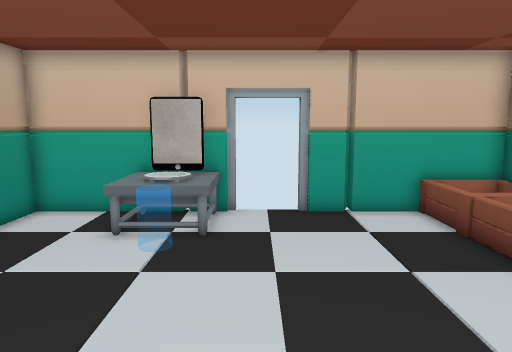
view 1 (above)

15 first-person views from a walk through a scene from a Unity 3-D project. The camera is 1.5 m above the floor, tilts 8° down and sees 70° across. The floor is counted in squares, 0.5 m on a side. Each view is taken from the middle of a square. On the plan, view 1 faces up. The plan holds only what a view shows up to about 20 squares ahead; the rest is blank. The place goes on beyond the plan. The player is left out. Door leaves are left out, so doorways stand open.

view 2
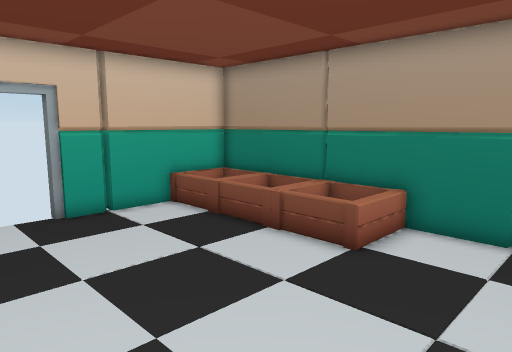

view 3
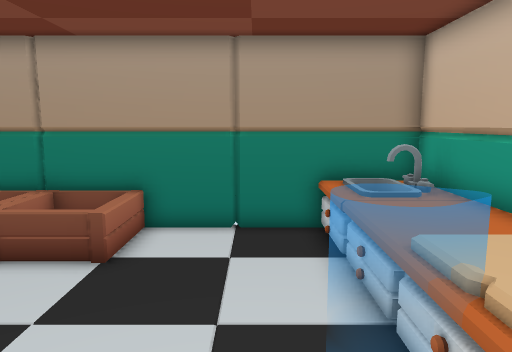

view 4
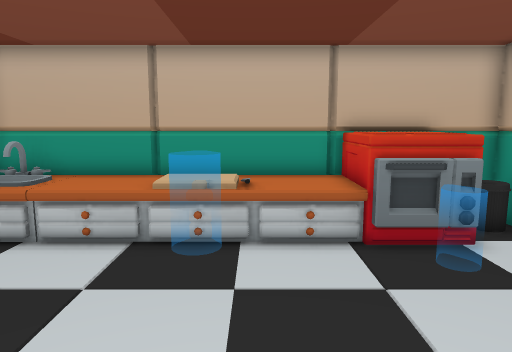

view 5
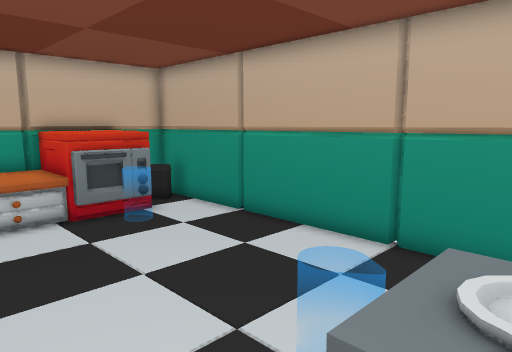

view 6
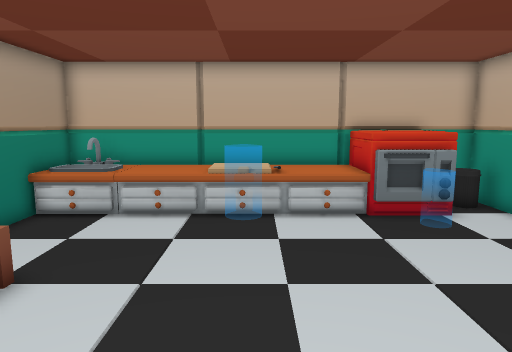

view 7
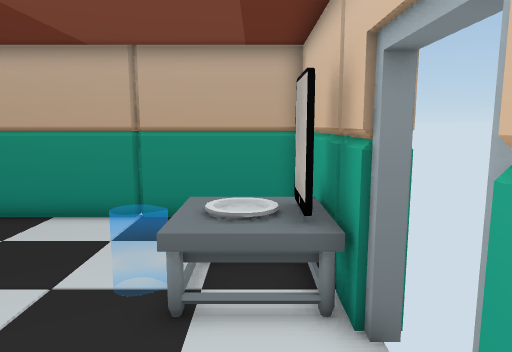

view 8
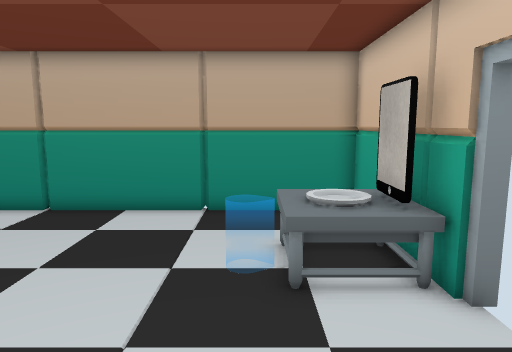

view 9
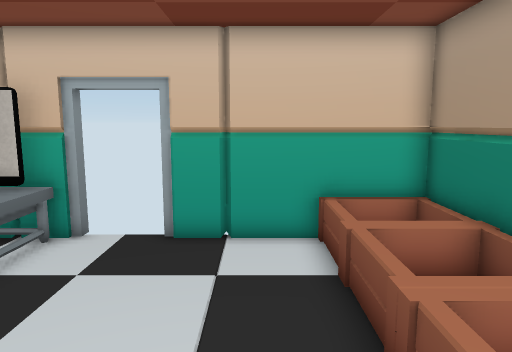

view 10
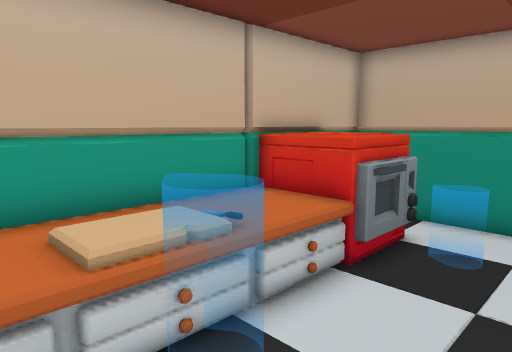

view 11
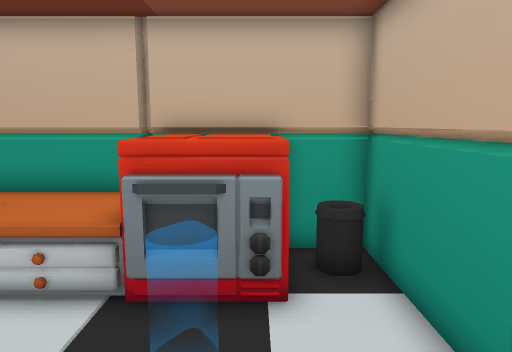

view 12
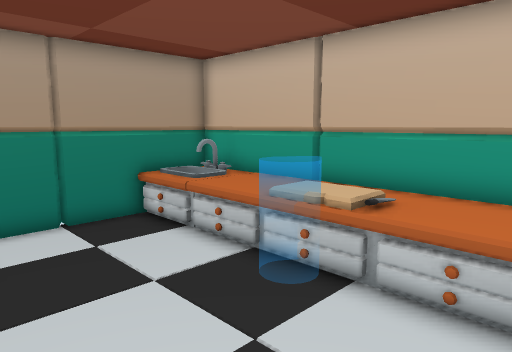

view 13
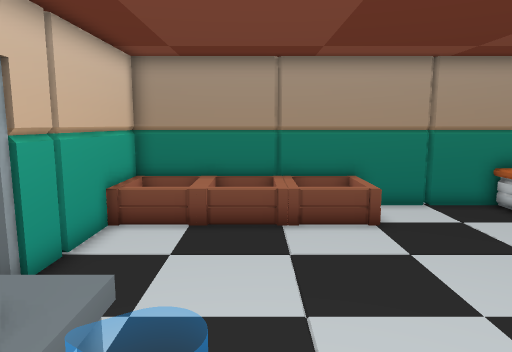

view 14
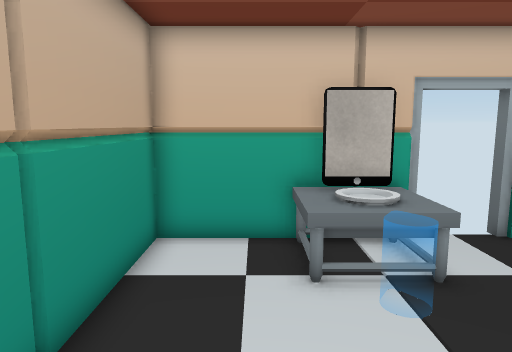

view 15
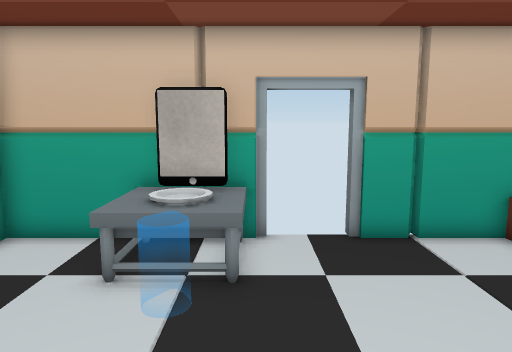

### Floor plan
Points are (right, up) in squares from view 1. A wall is a line through its corners. A room is listed if a view was taken in it or the views show most of it. See-through windows are left out.
Room 1 (views 1, 2, 3, 4, 5, 6, 7, 8, 9, 10, 11, 12, 13, 14, 15)
walls: (-0.7, 12.4) (-7.7, 12.4) (-7.7, -3.6) (8.5, -3.6) (8.5, 12.4) (1.5, 12.4); (-7.9, 7.3) (-7.6, 7); (8.7, 1.5) (8.4, 1.8); (3.4, 12.4) (3.2, 12.6) (3, 12.4)
ways out: closed door at (0, 13)
objects: other object (-6, -3) to (-6, -2); other object (-6, -3) to (-3, 0); other object (-4, 10) to (-4, 12); other object (-3, 10) to (-2, 11); other object (-3, 12) to (-2, 12); other object (-2, -3) to (-1, -1); other object (-1, 10) to (-1, 12); other object (0, -3) to (2, -3); other object (0, -2) to (3, -1); other object (3, -3) to (5, -1); other object (6, -3) to (8, -1); other object (6, 4) to (8, 7); other object (6, 8) to (8, 9); other object (6, 10) to (8, 12)

Where each view was taken, in squares from view 1:
view 1: 0 up, 0 right, facing up
view 2: 0 up, 2 left, facing up-right
view 3: 1 up, 2 left, facing right
view 4: 8 up, 0 right, facing down
view 5: 11 up, 1 right, facing down-left
view 6: 11 up, 1 right, facing down
view 7: 11 up, 4 right, facing left
view 8: 9 up, 5 right, facing left
view 9: 3 up, 4 right, facing up
view 10: 3 up, 4 right, facing down-left
view 11: 5 up, 5 left, facing down
view 12: 5 up, 3 left, facing down-right
view 13: 8 up, 5 left, facing right
view 14: 3 up, 5 left, facing up
view 15: 3 up, 1 left, facing up
